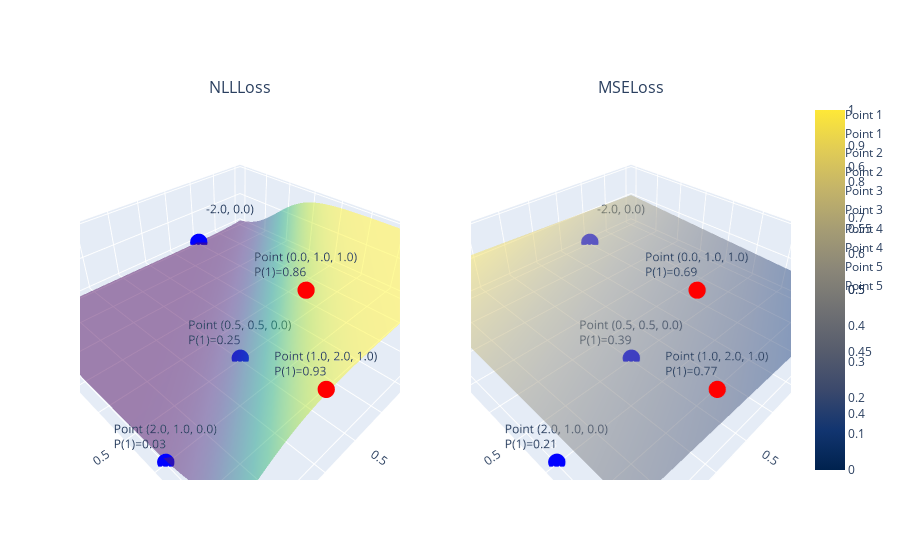

This figure's notebook cell:
### Code cell
from plotly.subplots import make_subplots
import plotly.graph_objects as go
import numpy as np

points = np.hstack((features, labels.view(-1,1)))
colors = ["red" if label else "blue" for label in labels]

x = np.linspace(-2, 2, 50)
y = np.linspace(-2, 2, 50)
X, Y = np.meshgrid(x, y)

Z1 = 1 / (1 + np.exp(-(nll_weights[0] * X + nll_weights[1] * Y + nll_bias)))
Z2 = 1 / (1 + np.exp(-(EX3_GD_weights[0] * X + EX3_GD_weights[1] * Y + EX3_GD_bias)))

fig = make_subplots(rows=1, cols=2, specs=[[{'type': 'surface'}, {'type': 'surface'}]],
                    subplot_titles=("NLLLoss", "MSELoss"))

fig.add_trace(go.Surface(z=Z1, x=X, y=Y, opacity=0.5, colorscale='Viridis', name='Probability'), row=1, col=1)
fig.add_trace(go.Surface(z=Z2, x=X, y=Y, opacity=0.5, colorscale='Cividis', name='Probability'), row=1, col=2)


for i in range(len(points)):
    # Координаты точки
    px, py, pz = points[i]

    # Вычисляем значения на поверхностях для каждой точки
    z1_val = 1 / (1 + np.exp(-(nll_weights[0] * px + nll_weights[1] * py + nll_bias)))
    z2_val = 1 / (1 + np.exp(-(mse_weights[0] * px + mse_weights[1] * py + mse_bias)))
    
    # Формируем всплывающие подсказки для каждой точки
    hover_text_1 = f"Point ({px}, {py}, {pz})<br>P(1)={z1_val:.2f}"
    hover_text_2 = f"Point ({px}, {py}, {pz})<br>P(1)={z2_val:.2f}"

    # Добавляем точки в первое окно (первая поверхность)
    fig.add_trace(go.Scatter3d(x=[px], y=[py], z=[pz],
                               mode='markers+text',
                               marker=dict(size=6, color=colors[i]),
                               text=hover_text_1, hoverinfo="text",
                               name=f'Point {i+1}'), row=1, col=1)
    
    # Добавляем точки во второе окно (вторая поверхность)
    fig.add_trace(go.Scatter3d(x=[px], y=[py], z=[pz],
                               mode='markers+text',
                               marker=dict(size=6, color=colors[i]),
                               text=hover_text_2, hoverinfo="text",
                               name=f'Point {i+1}'), row=1, col=2)

fig.show()

### Figure 1 — Plotly figure (JSON) as saved in the notebook; plotly's stock layout.template omitted (floating-point values rounded to 4 significant figures; data arrays with more than 128 entries replaced by an {"elided": "..."} marker saying what was removed)
{"data": [{"colorscale": [[0, "#440154"], [0.1111, "#482878"], [0.2222, "#3e4989"], [0.3333, "#31688e"], [0.4444, "#26828e"], [0.5556, "#1f9e89"], [0.6667, "#35b779"], [0.7778, "#6ece58"], [0.8889, "#b5de2b"], [1, "#fde725"]], "name": "Probability", "opacity": 0.5, "scene": "scene", "type": "surface", "x": {"elided": "50x50 float values"}, "y": {"elided": "50x50 float values"}, "z": {"elided": "50x50 float values"}}, {"colorscale": [[0, "#00224e"], [0.1111, "#123570"], [0.2222, "#3b496c"], [0.3333, "#575d6d"], [0.4444, "#707173"], [0.5556, "#8a8678"], [0.6667, "#a59c74"], [0.7778, "#c3b369"], [0.8889, "#e1cc55"], [1, "#fee838"]], "name": "Probability", "opacity": 0.5, "scene": "scene2", "type": "surface", "x": {"elided": "50x50 float values"}, "y": {"elided": "50x50 float values"}, "z": {"elided": "50x50 float values"}}, {"hoverinfo": "text", "marker": {"color": "red", "size": 6}, "mode": "markers+text", "name": "Point 1", "scene": "scene", "text": "Point (1.0, 2.0, 1.0)<br>P(1)=0.93", "type": "scatter3d", "x": [1], "y": [2], "z": [1]}, {"hoverinfo": "text", "marker": {"color": "red", "size": 6}, "mode": "markers+text", "name": "Point 1", "scene": "scene2", "text": "Point (1.0, 2.0, 1.0)<br>P(1)=0.77", "type": "scatter3d", "x": [1], "y": [2], "z": [1]}, {"hoverinfo": "text", "marker": {"color": "blue", "size": 6}, "mode": "markers+text", "name": "Point 2", "scene": "scene", "text": "Point (2.0, 1.0, 0.0)<br>P(1)=0.03", "type": "scatter3d", "x": [2], "y": [1], "z": [0]}, {"hoverinfo": "text", "marker": {"color": "blue", "size": 6}, "mode": "markers+text", "name": "Point 2", "scene": "scene2", "text": "Point (2.0, 1.0, 0.0)<br>P(1)=0.21", "type": "scatter3d", "x": [2], "y": [1], "z": [0]}, {"hoverinfo": "text", "marker": {"color": "blue", "size": 6}, "mode": "markers+text", "name": "Point 3", "scene": "scene", "text": "Point (-1.0, -2.0, 0.0)<br>P(1)=0.00", "type": "scatter3d", "x": [-1], "y": [-2], "z": [0]}, {"hoverinfo": "text", "marker": {"color": "blue", "size": 6}, "mode": "markers+text", "name": "Point 3", "scene": "scene2", "text": "Point (-1.0, -2.0, 0.0)<br>P(1)=0.08", "type": "scatter3d", "x": [-1], "y": [-2], "z": [0]}, {"hoverinfo": "text", "marker": {"color": "blue", "size": 6}, "mode": "markers+text", "name": "Point 4", "scene": "scene", "text": "Point (0.5, 0.5, 0.0)<br>P(1)=0.25", "type": "scatter3d", "x": [0.5], "y": [0.5], "z": [0]}, {"hoverinfo": "text", "marker": {"color": "blue", "size": 6}, "mode": "markers+text", "name": "Point 4", "scene": "scene2", "text": "Point (0.5, 0.5, 0.0)<br>P(1)=0.39", "type": "scatter3d", "x": [0.5], "y": [0.5], "z": [0]}, {"hoverinfo": "text", "marker": {"color": "red", "size": 6}, "mode": "markers+text", "name": "Point 5", "scene": "scene", "text": "Point (0.0, 1.0, 1.0)<br>P(1)=0.86", "type": "scatter3d", "x": [0], "y": [1], "z": [1]}, {"hoverinfo": "text", "marker": {"color": "red", "size": 6}, "mode": "markers+text", "name": "Point 5", "scene": "scene2", "text": "Point (0.0, 1.0, 1.0)<br>P(1)=0.69", "type": "scatter3d", "x": [0], "y": [1], "z": [1]}], "layout": {"annotations": [{"font": {"size": 16}, "showarrow": false, "text": "NLLLoss", "x": 0.225, "xanchor": "center", "xref": "paper", "y": 1, "yanchor": "bottom", "yref": "paper"}, {"font": {"size": 16}, "showarrow": false, "text": "MSELoss", "x": 0.775, "xanchor": "center", "xref": "paper", "y": 1, "yanchor": "bottom", "yref": "paper"}], "scene": {"domain": {"x": [0, 0.45], "y": [0, 1]}}, "scene2": {"domain": {"x": [0.55, 1], "y": [0, 1]}}}}
